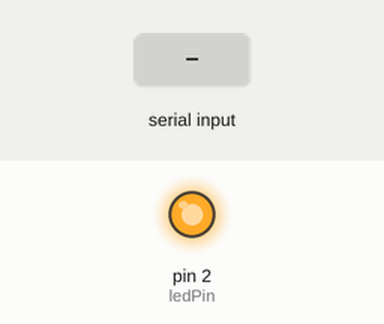
This sketch was run on a simulated Arduino Uno, built with avr-gcc and run on an emulated ATmega328P. Parts: output pins drawn as LEDs (lit = HIGH). Inputs (shaded band) come from the test bench. What the sketch prints to the serial monitor is not drawn.

Above: at 1.93 s.
2.0 s: "SetUnit:\n" received over Serial
At 2.19 s:
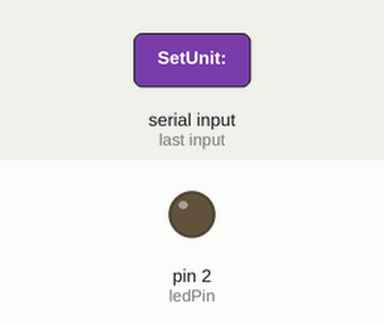
3.8 s: "90,45\n" received over Serial
At 4.7 s:
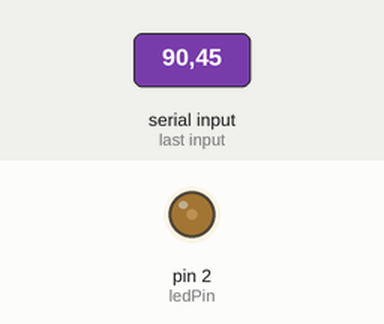
5.3 s: "32\n" received over Serial
At 6.1 s:
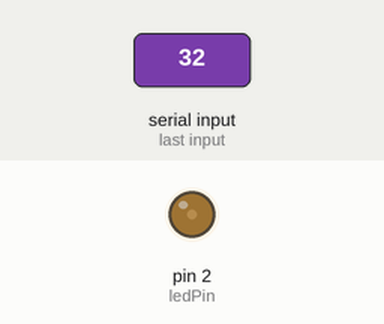
Timing chart, 0 to 8.3 s (numbered marks = the images above; inputs shaded):
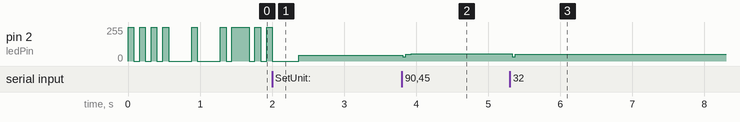

Measured:
- after the input at 3.8 s, pin 2 (ledPin): 45/255 → 50/255 at once, → 56/255 0.12 s later
- after the input at 5.3 s, pin 2 (ledPin): 56/255 → 49/255 at once

The sketch:

morse_sender.ino
```cpp
//Morse code generator. Serhii Bazavluk 2020
//YouTube: https://www.youtube.com/electricalpro
//Demonstration: https://www.youtube.com/watch?v=Mw76lK94tRw
//Supports letters digits and some symbols
//You can set speed via serial command SetUnit:50
//You can update message via serial as well

String morseArray[63] = {"-.-.--", "", "", "...-..-", "", ".-...", ".----.", "-.--.", "-.--.-", "", ".-.-.", "--..--", "-....-", ".-.-.-", "-..-.", "-----", ".----", "..---", "...--",
"....-", ".....", "-....", "--...", "---..", "----.", "---...", "-.-.-.", "", "-...-", "", "..--..", ".--.-.", ".-", "-...", "-.-.", "-..", ".", "..-.", "--.", "....", "..", ".---",
"-.-", ".-..", "--", "-.", "---", ".--.", "--.-", ".-.", "...", "-", "..-", "...-", ".--", "-..-", "-.--", "--..", "", "", "", "", "..--.-"}; // letters, numbers, symbols


int ledPin = 2; // pin that used to send morse code.
bool isInverted = false; // build-in LED is inverted on esp8266 so it needs to be 'true' if you just blinking using build-in LED
int oneUnitDelay = 80; // it is dot time in ms. 250 is good to decode with smartphone camera (try 80 - 300, lower = faster speed)
String DefaultTextToSend = "Hello world, I'm Morse code beacon"; // text to send in a loop

void setup() {
  Serial.begin(115200);
  pinMode(ledPin, OUTPUT); // pin as output
}

void loop() {
  String textToSend = DefaultTextToSend;
  textToSend.toUpperCase(); // all to uppercase
  for(int i = 0; i <= textToSend.length(); i++)
  {
    Serial.print(textToSend[i]); // print symbols we currently sending
    if(textToSend[i]>=33 && textToSend[i]<=95) // check for targeted ASCII range
    {
        String morseToSend = morseArray[textToSend[i]-33]; // use morse array to covert
        for(int x = 0; x <= morseToSend.length(); x++)
        {
          sendDashOrDot(morseToSend[x]);
        }
          delay(oneUnitDelay*3); //between letters delay.
    }
    if (textToSend[i]==32) // if space
    {
      delay(oneUnitDelay*4); //  delay for space (adding oneUnitDelay*4 delay to get oneUnitDelay*7 in total)
    }
  serialHandle(); // handle serial, remove this if not needed
  }
delay(oneUnitDelay*28); // between messages delay
Serial.println(); // print on a new line
}

void sendDashOrDot(byte sendChar){
  if (sendChar==0x2E) // if dot
  {
      digitalWrite (ledPin, !isInverted);
      delay(oneUnitDelay);
      digitalWrite (ledPin, isInverted);
      delay(oneUnitDelay);
  }
  if (sendChar==0x2D) // if dash
  {
      digitalWrite (ledPin, !isInverted);
      delay(oneUnitDelay*3);
      digitalWrite (ledPin, isInverted);
      delay(oneUnitDelay);
  }
}

void serialHandle(){ // remove this function if it is not needed
  // if you type text in serial console it will be transmitted, or you can update speed by sending SetUnit:50
  if (Serial.available() > 0) //check if new date have arraved
  {
    Serial.println(" ");
    Serial.println("=======================================================================");
    String SerData = Serial.readStringUntil('\n');
    if (SerData.substring(0, 8) == "SetUnit:") // if command
    {
        String subStr = SerData.substring(8, 12); // update speed, send ex. SetUnit:50
        oneUnitDelay = subStr.toInt();
        Serial.println("New one unit delay is " + String(oneUnitDelay) + " ms");
    }
    else // if not command then it must be a new message
    {
        DefaultTextToSend = SerData; // update text
        Serial.println("Got new message:");
        Serial.println(DefaultTextToSend);
        Serial.println("*** New message will be transmitted after old message is finished ***");
    }
    Serial.println("=======================================================================");
  }
}
```
